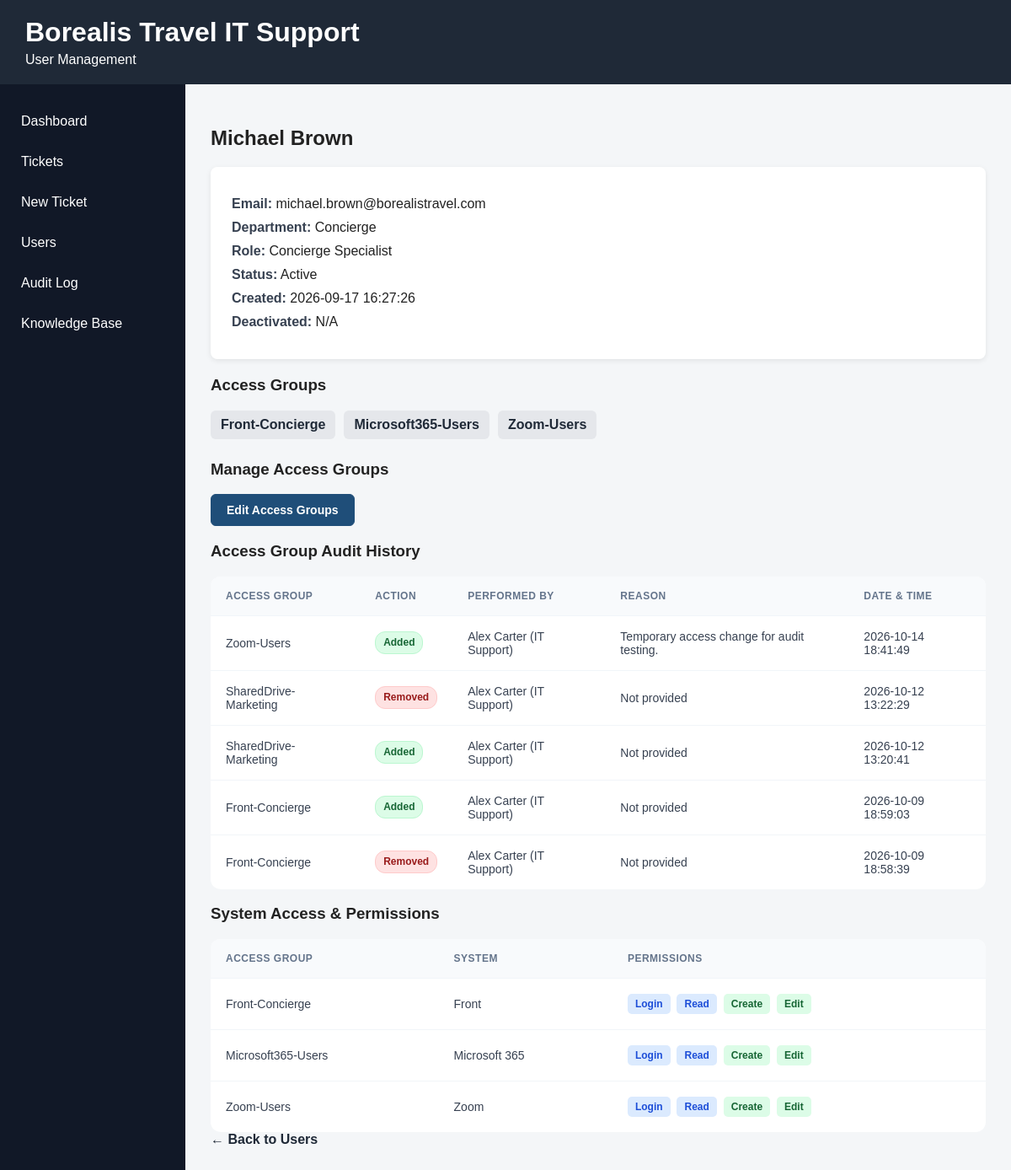
The page /users/2 on the database its author committed.
### tables this page shows
CREATE TABLE users (
        id INTEGER PRIMARY KEY,
        name TEXT NOT NULL,
        email TEXT NOT NULL UNIQUE,
        department_id INTEGER NOT NULL,
        role TEXT NOT NULL,
        status TEXT NOT NULL DEFAULT 'Active',
        created_at TEXT NOT NULL DEFAULT CURRENT_TIMESTAMP,
        deactivated_at TEXT,
        FOREIGN KEY (department_id) REFERENCES departments(id)
    );

CREATE TABLE departments (
        id INTEGER PRIMARY KEY,
        name TEXT NOT NULL UNIQUE
    );

CREATE TABLE groups (
    id INTEGER PRIMARY KEY AUTOINCREMENT,
    name TEXT NOT NULL UNIQUE
);

CREATE TABLE access_audit_logs (
        id INTEGER PRIMARY KEY,
        affected_user_id INTEGER NOT NULL,
        group_id INTEGER NOT NULL,
        action TEXT NOT NULL CHECK (
            action IN ('ADDED', 'REMOVED')
        ),
        performed_by TEXT NOT NULL,
        created_at TEXT NOT NULL DEFAULT CURRENT_TIMESTAMP, reason TEXT NOT NULL DEFAULT 'Not provided',
        FOREIGN KEY (affected_user_id) REFERENCES users(id),
        FOREIGN KEY (group_id) REFERENCES groups(id)
    );

CREATE TABLE systems (
    id INTEGER PRIMARY KEY AUTOINCREMENT,
    name TEXT NOT NULL UNIQUE
);

### app/main.py (the view)
@app.get("/users/{user_id}")
def user_detail(user_id: int, request: Request, groups_updated: int = 0):
    user = get_user_by_id(user_id)
    if user is None:
        raise HTTPException(
            status_code=404,
            detail="User not found"
        )
    groups = get_user_groups(user_id)
    access = get_user_access(user_id)
    all_groups = get_all_groups()
    audit_logs = get_access_audit_logs(user_id)
    return templates.TemplateResponse(
        request=request,
        name="user_detail.html",
        context={
            "user": user,
            "groups": groups,
            "access": access,
            "all_groups": all_groups,
            "groups_updated": groups_updated,
            "audit_logs": audit_logs
        }
    )

### app/templates/user_detail.html (shortened to what this page needs)
{% extends "base.html" %}
{% block header_subtitle %}
User Management
{% endblock %}
{% block content %}
<h2>{{ user["name"] }}</h2>
<div class="user-detail-card">
    <p>
        <strong>Email:</strong>
        {{ user["email"] }}
    </p>
    <p>
        <strong>Department:</strong>
        {{ user["department"] }}
    </p>
    <p>
        <strong>Role:</strong>
        {{ user["role"] }}
    </p>
    <p>
        <strong>Status:</strong>
        {{ user["status"] }}
    </p>
    <p>
        <strong>Created:</strong>
        {{ user["created_at"] }}
    </p>
    <p>
        <strong>Deactivated:</strong>
        {{ user["deactivated_at"] or "N/A" }}
    </p>
</div>
<h3>Access Groups</h3>
<div class="user-groups">
    {% for group in groups %}
    <div class="user-group">
        {{ group["name"] }}
    </div>
    {% endfor %}
</div>
<section class="detail-section">
    <div class="section-header">
        <h3>Manage Access Groups</h3>
        <button
            type="button"
            id="edit-groups-button"
            class="button-primary"
            onclick="toggleGroupEditor()"
        >
            Edit Access Groups
        </button>
    </div>
</section>
<section class="detail-section">
    <div class="section-header">
        <h3>Access Group Audit History</h3>
    </div>
    {% if audit_logs %}
        <div class="table-container">
            <table>
                <thead>
                    <tr>
                        <th>Access Group</th>
                        <th>Action</th>
                        <th>Performed By</th>
                        <th>Reason</th>
                        <th>Date & Time</th>
                    </tr>
                </thead>
                <tbody>
                    {% for log in audit_logs %}
                    <tr>
                        <td>{{ log['group_name'] }}</td>
                        <td>
                            {% if log['action'] == 'ADDED' %}
                                <span class="audit-badge audit-added">Added</span>
                            {% else %}
                                <span class="audit-badge audit-removed">Removed</span>
                            {% endif %}
                        </td>
                        <td>{{ log['performed_by'] }}</td>
                        <td>{{ log['reason'] }}</td>
                        <td>{{ log['created_at'] }}</td>
                    </tr>
                    {% endfor %}
                </tbody>
            </table>
        </div>
    {% else %}
        <p>No access group changes have been recorded for this user.</p>
    {% endif %}
</section>
<h3>System Access & Permissions</h3>
<table>
    <thead>
        <tr>
            <th>Access Group</th>
            <th>System</th>
            <th>Permissions</th>
        </tr>
    </thead>
    <tbody>
        {% for item in access %}
        <tr>
            <td>{{ item["group_name"] }}</td>
            <td>{{ item["system_name"] }}</td>
            <td>
                {% for permission in item["permissions"].split(", ") %}
                    <span class="permission-badge" data-permission="{{ permission }}">
                        {{ permission }}
                    </span>
                {% endfor %}
            </td>
        </tr>
        {% else %}
        <tr>
            <td colspan="3">No system access assigned.</td>
        </tr>
        {% endfor %}
    </tbody>
</table>
<a href="/users" class="back-link">
    ← Back to Users
</a>
{% endblock %}

### app/static/style.css (style rules this page uses)
body { margin: 0; font-family: Arial, sans-serif; background-color: #f4f6f8; color: #222; }
table { width: 100%; border-collapse: separate; border-spacing: 0; background-color: #ffffff; border-radius: 12px; overflow: hidden; }
th, td { padding: 16px 18px; text-align: left; border-bottom: 1px solid #f1f5f9; }
th { background-color: #f8fafc; color: #64748b; font-size: 12px; font-weight: 700; text-transform: uppercase; letter-spacing: 0.5px; white-space: nowrap; }
td { color: #374151; font-size: 14px; vertical-align: middle; }
tbody tr { transition: background-color 0.15s ease; }
tbody tr:last-child td { border-bottom: none; }
.back-link { display: inline-block; margin-bottom: 20px; color: #1f2937; font-weight: bold; text-decoration: none; }
.user-detail-card { background-color: white; padding: 25px; margin-bottom: 20px; border-radius: 8px; box-shadow: 0 2px 6px rgba(0, 0, 0, 0.08); }
.user-detail-card p { margin: 10px 0; }
.user-detail-card strong { color: #374151; }
.user-groups { display: flex; flex-wrap: wrap; gap: 10px; margin-bottom: 25px; }
.user-group { background-color: #e5e7eb; color: #1f2937; padding: 8px 12px; border-radius: 6px; font-weight: bold; }
.permission-badge { display: inline-block; padding: 5px 9px; margin: 2px 4px 2px 0; border-radius: 5px; background-color: #e5e7eb; color: #374151; font-size: 12px; font-weight: 600; white-space: nowrap; }
.permission-badge[data-permission="Login"], .permission-badge[data-permission="Read"] { background-color: #dbeafe; color: #1d4ed8; }
.permission-badge[data-permission="Create"], .permission-badge[data-permission="Edit"] { background-color: #dcfce7; color: #166534; }
.audit-badge { display: inline-block; padding: 4px 9px; border-radius: 12px; font-size: 12px; font-weight: 600; line-height: 1.4; }
.audit-added { color: #166534; background-color: #dcfce7; border: 1px solid #bbf7d0; }
.audit-removed { color: #991b1b; background-color: #fee2e2; border: 1px solid #fecaca; }
.button-primary, .button-secondary { padding: 10px 18px; border-radius: 6px; font-size: 14px; font-weight: 600; cursor: pointer; transition: background-color 0.2s ease, box-shadow 0.2s ease; }
.button-primary { background-color: #1f4e79; color: #ffffff; border: 1px solid #1f4e79; }

### rows shown on the page
users: name "Michael Brown", email "michael.brown@borealistravel.com", role "Concierge Specialist", status "Active", created_at "2026-09-17 16:27:26"
departments: department "Concierge"
groups: name "Front-Concierge", group_name "Front-Concierge", system_name "Front", permission "Login" "Read" "Create" "Edit"
groups: name "Microsoft365-Users", group_name "Microsoft365-Users", system_name "Microsoft 365", permission "Login" "Read" "Create" "Edit"
groups: name "Zoom-Users", group_name "Zoom-Users", system_name "Zoom", permission "Login" "Read" "Create" "Edit"
access_audit_logs: group_name "Zoom-Users", action "Added", performed_by "Alex Carter (IT Support)", reason "Temporary access change for audit testing.", created_at "2026-10-14 18:41:49"
access_audit_logs: group_name "SharedDrive-Marketing", action "Removed", performed_by "Alex Carter (IT Support)", reason "Not provided", created_at "2026-10-12 13:22:29"
access_audit_logs: group_name "SharedDrive-Marketing", action "Added", performed_by "Alex Carter (IT Support)", reason "Not provided", created_at "2026-10-12 13:20:41"
access_audit_logs: group_name "Front-Concierge", action "Added", performed_by "Alex Carter (IT Support)", reason "Not provided", created_at "2026-10-09 18:59:03"
access_audit_logs: group_name "Front-Concierge", action "Removed", performed_by "Alex Carter (IT Support)", reason "Not provided", created_at "2026-10-09 18:58:39"

### other values the page prints
{{ user["deactivated_at"] or "N/A" }} "N/A"
